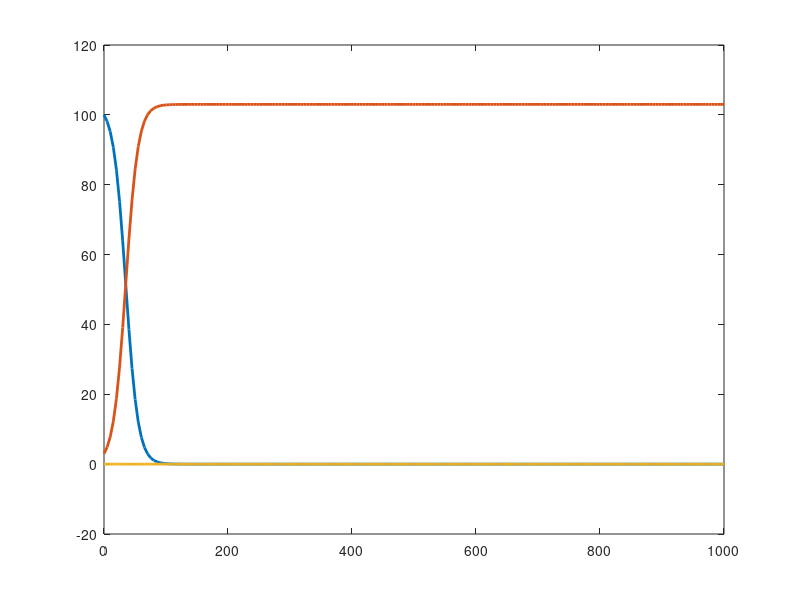

MATLAB code for this plot:
pkg load optim

function xdot = f (x,t)
  r = 0.25;
  k = 1.4;
  a = 1.5;
  b = 0.16;
  c = 0.9;
  d = 0.8;
  xdot(1) = r * x(1) * (1 - x(1)/k) - a*x(1)*x(2)/(1 + b*x(1));
  xdot(2) = c*a*x(1)*x(2)/(1 + b*x(1)) - d*x(2);     
endfunction

function xdot = sir(x,t)
  N = x(1)+x(2)+x(3);
  beta = 0.1;
  gamma = 0;
  
  %% S
  xdot(1) = - (beta * x(2) * x(1)) / N;

  %% I
  xdot(2) = (beta * x(2) * x(1)) / N - gamma * x(2);

  %% R
  xdot(3) = gamma * x(2);
endfunction

%%x = lsode ("f", [1; 2], (t = linspace (0, 50, 50)')); plot(t,x);
 x = lsode ("sir", [100; 3; 0], (t = linspace (0, 1000, 200)')); plot(t,x,'linewidth',2);

%%  logistica
 %% x(t) = (a e^(a c_1 + b t))/(e^(a c_1 + b t) - 1)
